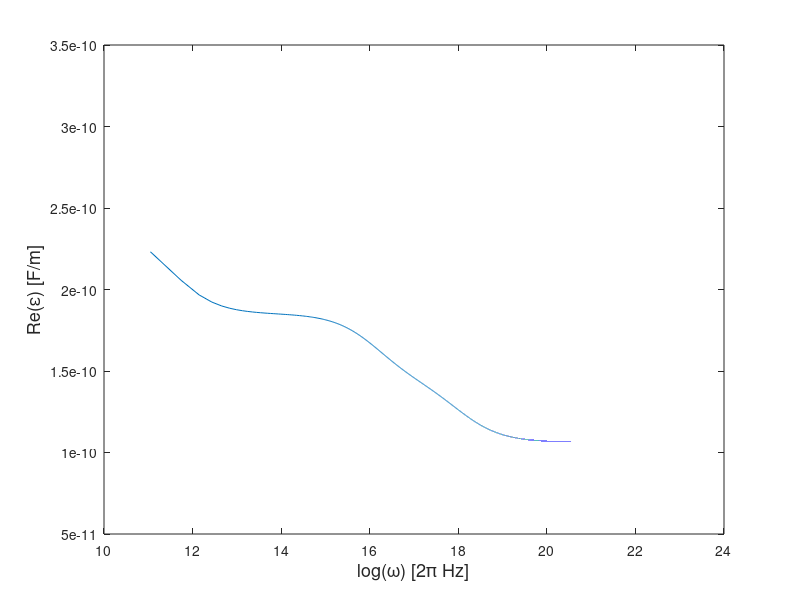
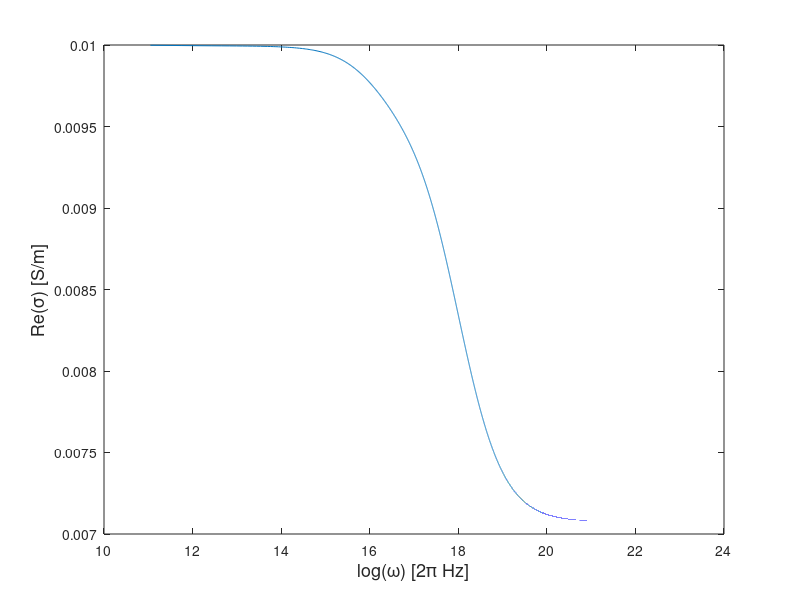
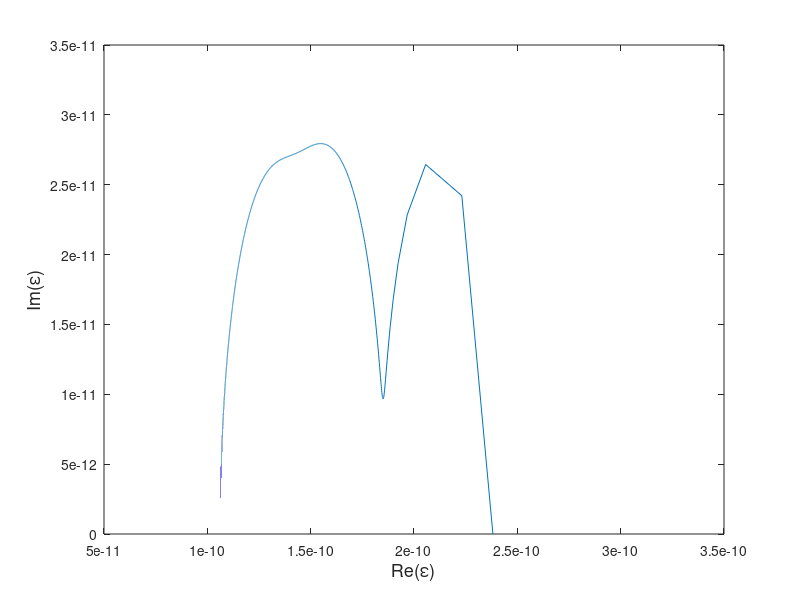

The MATLAB script that drew these images, in order:
% 
% visualize relationship between w (omega) and parameters (m = e & s)
%
clear
close all

eo = 8.854187817e-12;           % permittivity of free space
e = [18; 12; 7.8; 3.1];         % relative permittivities
s_dc = 0.01;                    % dc conductivity
t = [1e-5; 15e-9; 2*pi*15e-9];  % taus

w = linspace(0,1e+9,1e+5);      % omega discretization
w = 2*pi*w';

% debye model
e_debye = e(2);
for j=1:3
    sum = (e(j)-e(j+1))./(1 + 1i*t(j)*w);
    e_debye = e_debye + sum;    
end
e_debye = eo*e_debye;

% real and imaginary permittivity
e_imag = -imag(e_debye);
e_real = real(e_debye);
e_complex = e_real + 1i*e_imag;

% real conductivity
s_real = s_dc - w.*e_imag;

% visualize
figure(1)
plot(log(w),e_real);
xlabel('log(\omega) [2\pi Hz]','fontsize',13)
ylabel('Re(\epsilon) [F/m]','fontsize',13)

figure(2)
plot(log(w),s_real);
xlabel('log(\omega) [2\pi Hz]','fontsize',13)
ylabel('Re(\sigma) [S/m]','fontsize',13)

figure(3)
plot(e_complex);
xlabel('Re(\epsilon)','fontsize',13)
ylabel('Im(\epsilon)','fontsize',13)
